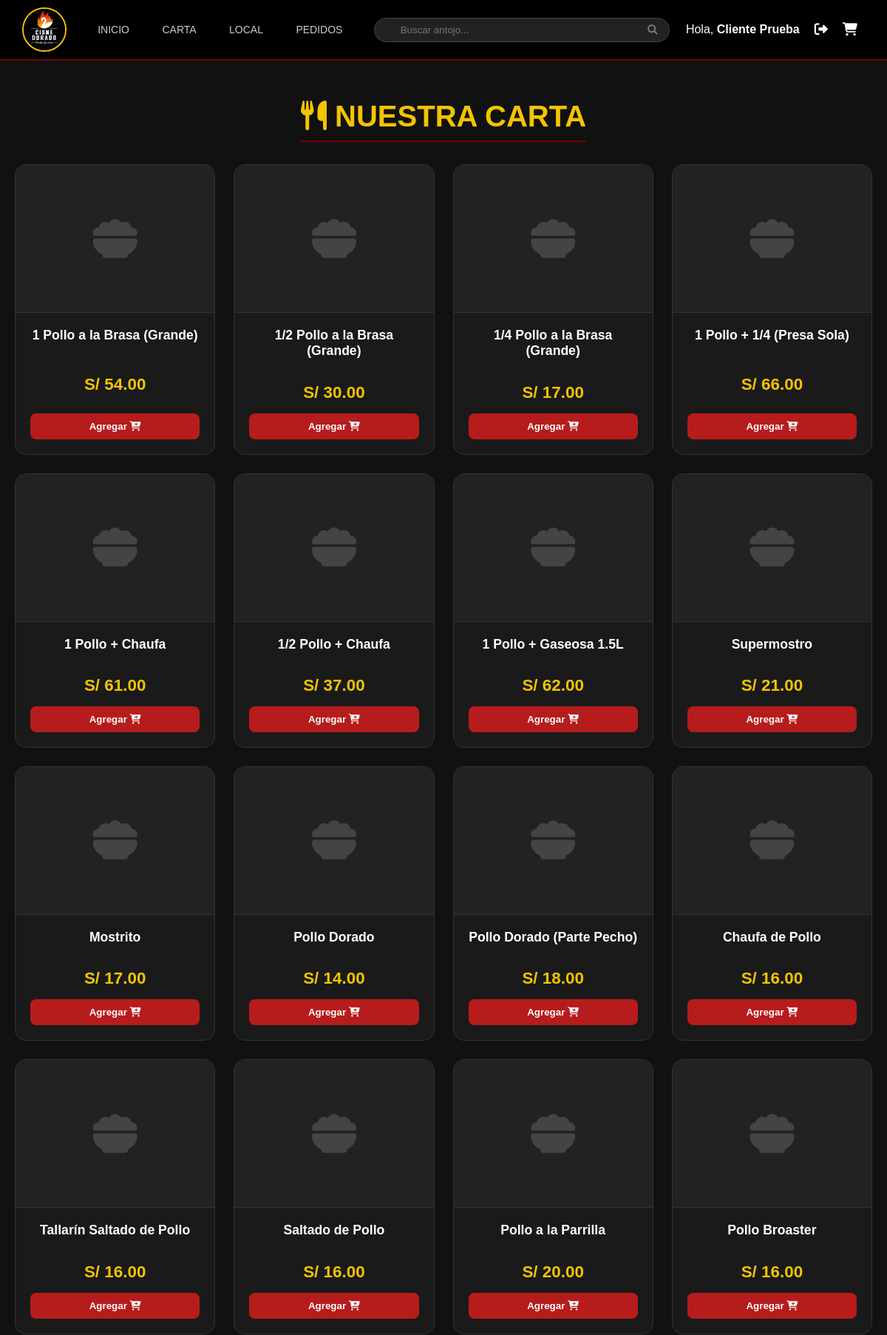
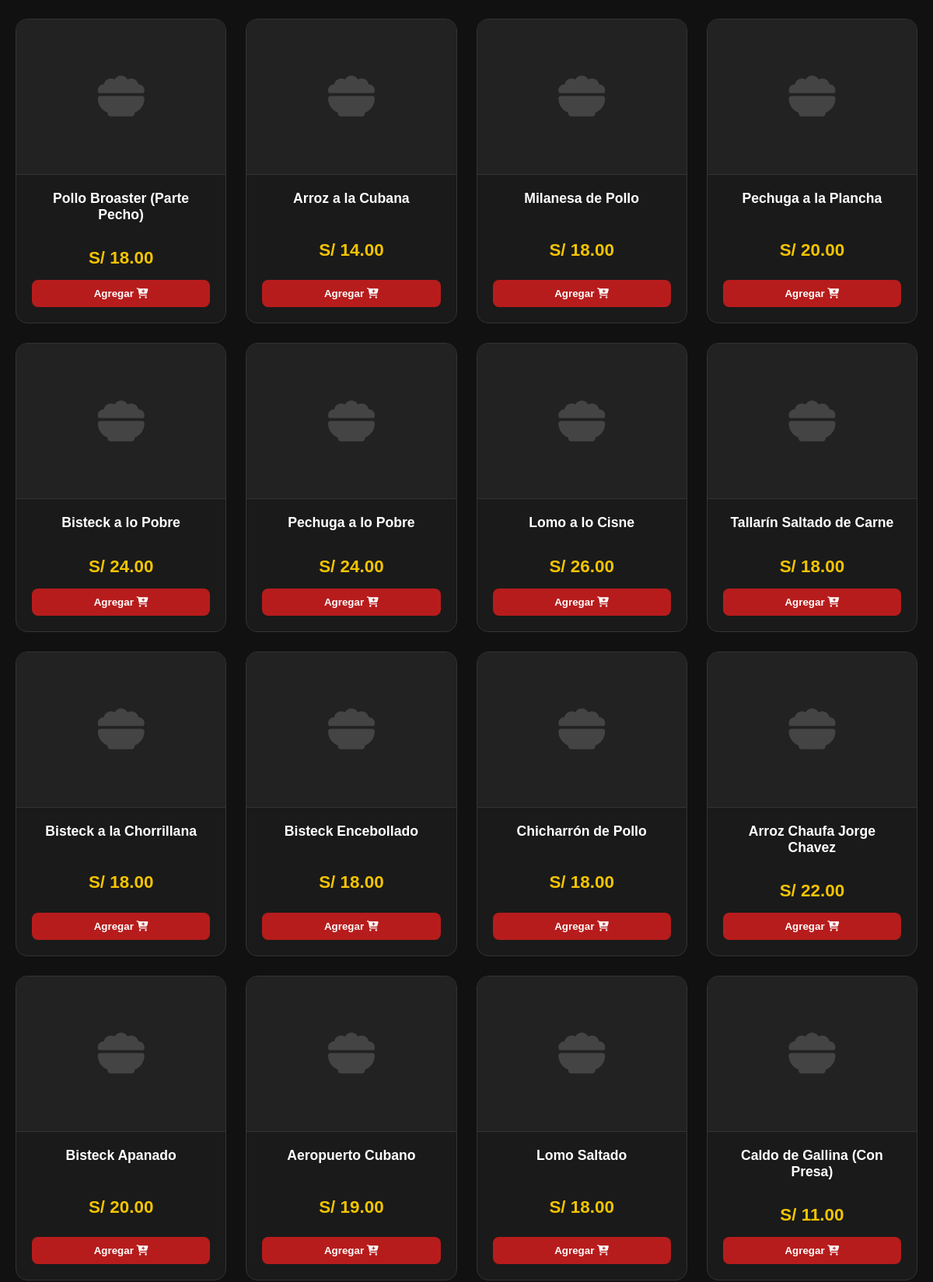
The page /index.php?page=menu (signed in, upper part) on the database its author committed (2 pictures, top to bottom).
### tables this page shows
CREATE TABLE productos (
    id_producto INT AUTO_INCREMENT PRIMARY KEY,
    nombre VARCHAR(100) NOT NULL,
    precio DECIMAL(10, 2) NOT NULL,
    estado ENUM('Disponible', 'Agotado') DEFAULT 'Disponible',
    id_categoria INT,
    imagen VARCHAR(255) NULL,
    FOREIGN KEY (id_categoria) REFERENCES categorias(id_categoria) ON DELETE SET NULL
);

### pages/menu.php (the view, shortened to what this page needs)
<section class="menu-section" style="padding: 20px; max-width: 1200px; margin: 0 auto;">
    <h2 style="color: #F3C400; text-align: center; font-size: 2.5rem; margin-bottom: 30px; text-transform: uppercase;">
        <i class="fa-solid fa-utensils"></i> Nuestra Carta
    </h2>
    <?php
    $productos = [];
    try {
        $db = (new Database())->connect();
        $stmt = $db->query("SELECT * FROM productos WHERE estado = 'Disponible'");
        $productos = $stmt->fetchAll(PDO::FETCH_ASSOC);
    } catch (Exception $e) {
        $productos = [];
    }
    ?>
    <div class="productos-grid">
        <?php if (count($productos) > 0): ?>
            <?php foreach ($productos as $prod): ?>
                <div class="producto-card">
                    <div class="img-container">
                        <?php if (!empty($prod['imagen']) && file_exists($prod['imagen'])): ?>
                            <img src="<?php echo htmlspecialchars($prod['imagen']); ?>"
                                 alt="<?php echo htmlspecialchars($prod['nombre']); ?>"
                                 style="width: 100%; height: 100%; object-fit: cover;">
                        <?php else: ?>
                            <i class="fa-solid fa-bowl-food" style="font-size: 60px; color: #444;"></i>
                        <?php endif; ?>
                    </div>
                    <div class="info">
                        <h3><?php echo htmlspecialchars($prod['nombre']); ?></h3>
                        <p class="precio">S/ <?php echo number_format($prod['precio'], 2); ?></p>
                        <button class="btn-agregar"
                                data-id="<?php echo $prod['id_producto']; ?>"
                                data-nombre="<?php echo htmlspecialchars($prod['nombre']); ?>"
                                data-precio="<?php echo $prod['precio']; ?>">
                            Agregar <i class="fa-solid fa-cart-plus"></i>
                        </button>
                    </div>
                </div>
            <?php endforeach; ?>
        <?php else: ?>
            <div class="empty-state" style="grid-column: 1/-1; text-align: center; color: #ccc;">
                <p>No hay productos cargados en la base de datos.</p>
            </div>
        <?php endif; ?>
    </div>
</section>

### public/css/style.css (style rules this page uses)
* { box-sizing: border-box; }
body { background: #111; color: #fff; font-family: Arial, sans-serif; margin: 0; padding: 0; text-align: center; }
.menu-section { margin-top: 80px; padding: 50px 20px; background: #111; text-align: center; }
.menu-section h2 { color: #f3c400; font-size: 2rem; margin-bottom: 20px; display: inline-block; border-bottom: 2px solid #7a0000; padding-bottom: 10px; }

### pages/menu.php (style rules this page uses)
.productos-grid { display: grid; grid-template-columns: repeat(auto-fill, minmax(250px, 1fr)); gap: 25px; padding-bottom: 50px; }
.producto-card { background: #1a1a1a; border: 1px solid #333; border-radius: 15px; overflow: hidden; transition: transform 0.3s ease; display: flex; flex-direction: column; }
.img-container { height: 200px; background: #222; display: flex; align-items: center; justify-content: center; border-bottom: 1px solid #333; overflow: hidden; }
.info { padding: 20px; flex-grow: 1; display: flex; flex-direction: column; justify-content: space-between; }
.info h3 { margin: 0 0 10px 0; color: #fff; font-size: 1.1rem; }
.precio { color: #F3C400; font-size: 1.4rem; font-weight: bold; margin-bottom: 15px; }
.btn-agregar { background: #b71c1c; color: white; border: none; padding: 10px; border-radius: 8px; cursor: pointer; font-weight: bold; transition: 0.2s; width: 100%; }

### rows shown on the page
productos: nombre "1 Pollo a la Brasa (Grande)", precio "54.00"
productos: nombre "1/2 Pollo a la Brasa (Grande)", precio "30.00"
productos: nombre "1/4 Pollo a la Brasa (Grande)", precio "17.00"
productos: nombre "1 Pollo + 1/4 (Presa Sola)", precio "66.00"
productos: nombre "1 Pollo + Chaufa", precio "61.00"
productos: nombre "1/2 Pollo + Chaufa", precio "37.00"
productos: nombre "1 Pollo + Gaseosa 1.5L", precio "62.00"
productos: nombre "Supermostro", precio "21.00"
productos: nombre "Mostrito", precio "17.00"
productos: nombre "Pollo Dorado", precio "14.00"
productos: nombre "Pollo Dorado (Parte Pecho)", precio "18.00"
productos: nombre "Chaufa de Pollo", precio "16.00"
productos: nombre "Tallarín Saltado de Pollo", precio "16.00"
productos: nombre "Saltado de Pollo", precio "16.00"
productos: nombre "Pollo a la Parrilla", precio "20.00"
productos: nombre "Pollo Broaster", precio "16.00"
productos: nombre "Pollo Broaster (Parte Pecho)", precio "18.00"
productos: nombre "Arroz a la Cubana", precio "14.00"
productos: nombre "Milanesa de Pollo", precio "18.00"
productos: nombre "Pechuga a la Plancha", precio "20.00"
productos: nombre "Bisteck a lo Pobre", precio "24.00"
productos: nombre "Pechuga a lo Pobre", precio "24.00"
productos: nombre "Lomo a lo Cisne", precio "26.00"
productos: nombre "Tallarín Saltado de Carne", precio "18.00"
productos: nombre "Bisteck a la Chorrillana", precio "18.00"
productos: nombre "Bisteck Encebollado", precio "18.00"
productos: nombre "Chicharrón de Pollo", precio "18.00"
productos: nombre "Arroz Chaufa Jorge Chavez", precio "22.00"
productos: nombre "Bisteck Apanado", precio "20.00"
productos: nombre "Aeropuerto Cubano", precio "19.00"
productos: nombre "Lomo Saltado", precio "18.00"
productos: nombre "Caldo de Gallina (Con Presa)", precio "11.00"

### other values the page prints
$_SESSION['nombre'] "Cliente Prueba"
